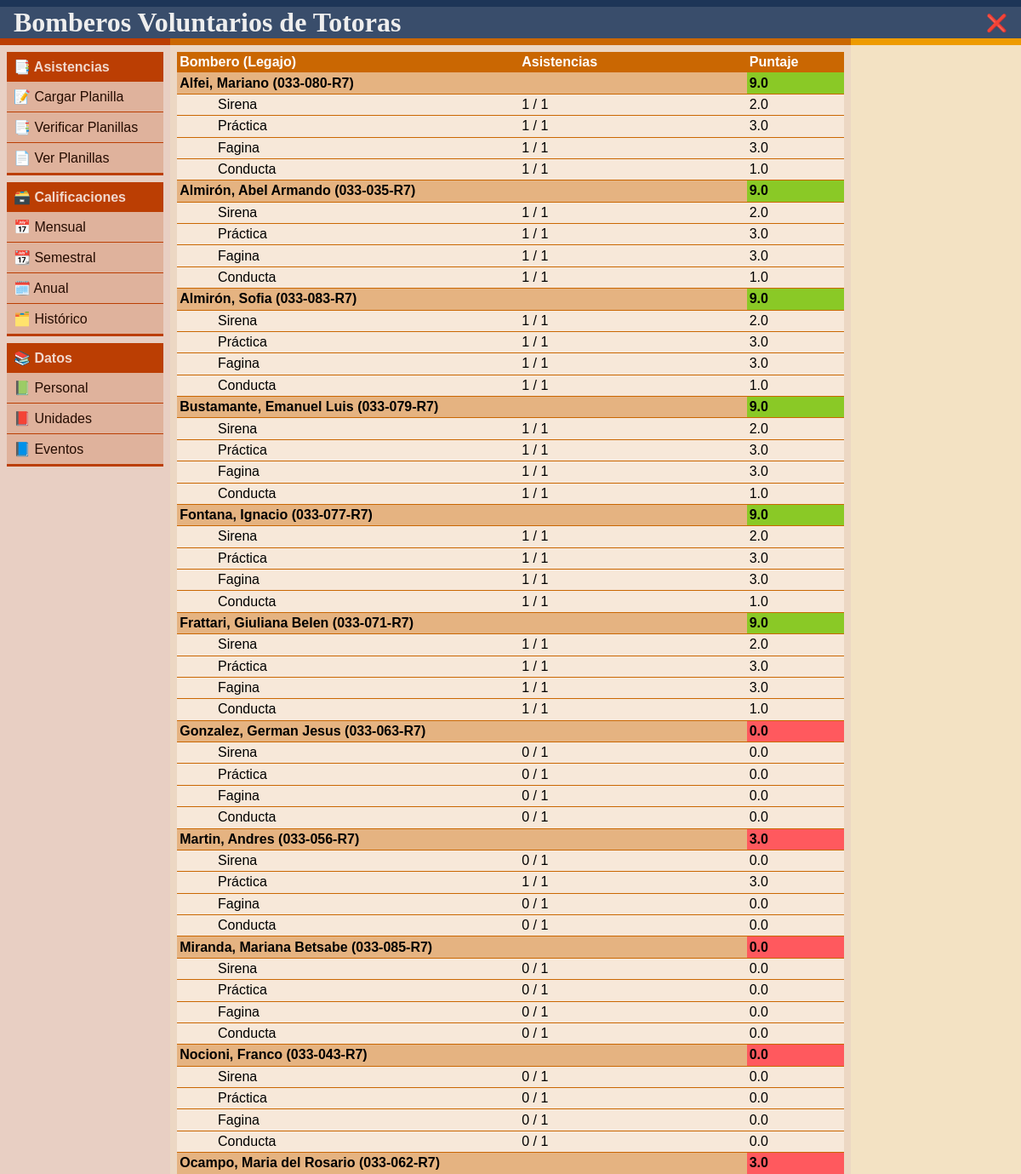
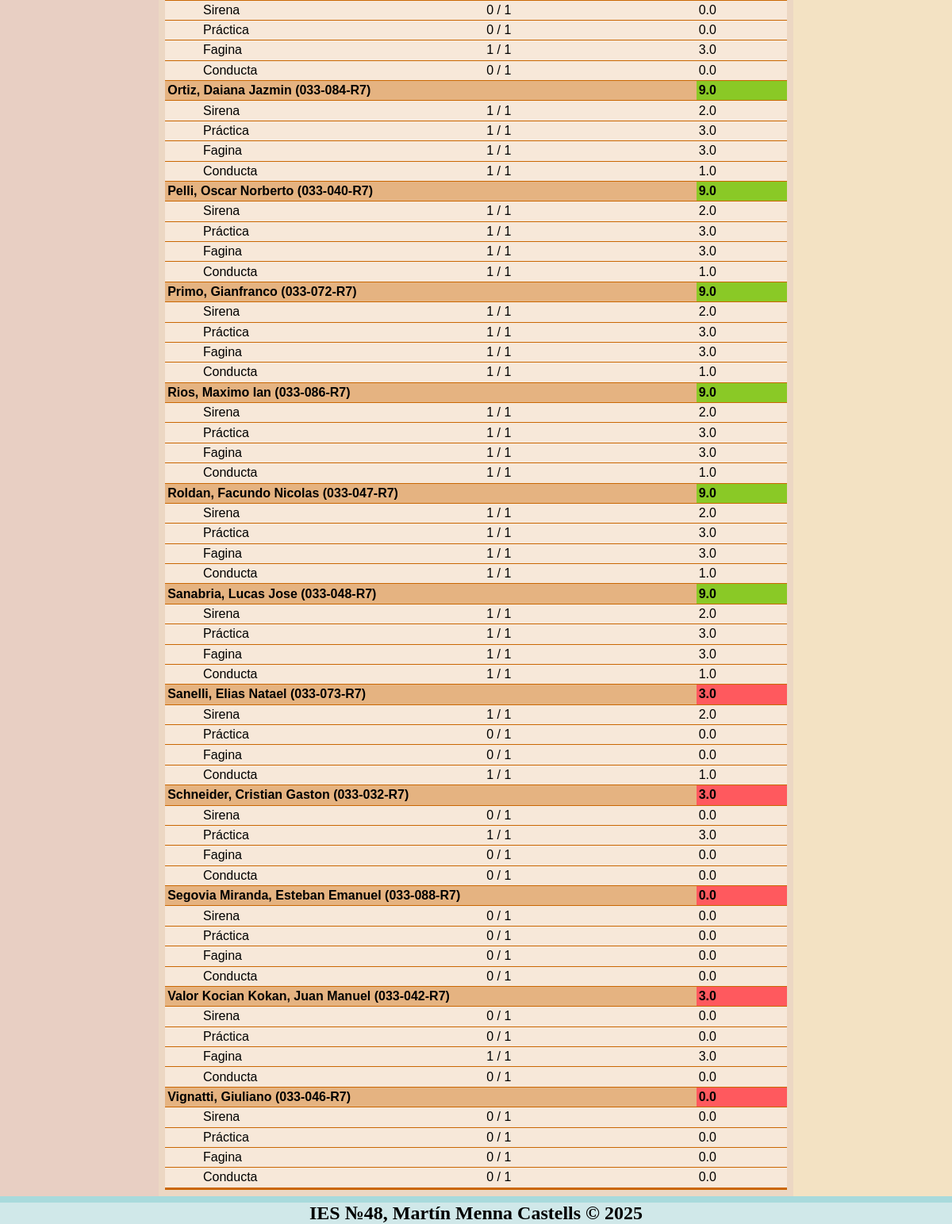
The page /calificaciones/anual (signed in) on the database its author committed (2 pictures, top to bottom).
### tables this page shows
CREATE TABLE personal (
    legajo           TEXT    PRIMARY KEY UNIQUE,
    dni              INTEGER NOT NULL UNIQUE,
    username         TEXT    NOT NULL UNIQUE,
    password         TEXT    NOT NULL,
    apellido_nombre  TEXT    NOT NULL,
    telefono         INTEGER,
    fecha_nacimiento TEXT    NOT NULL,
    provincia        TEXT    NOT NULL,
    lugar            TEXT    NOT NULL,
    permisos         INTEGER NOT NULL DEFAULT 0
);

CREATE TABLE eventos (
    id     INTEGER PRIMARY KEY AUTOINCREMENT,
    nombre TEXT    NOT NULL,
    puntos REAL    NOT NULL
);

### app/blueprints/bp_calificaciones.py (the view)
@bp.route('/anual', methods=['GET'])
def Anual():
    return render_template('calificaciones/anual.html', calificaciones=Calificacion.Get_Anual(), Calificacion=Calificacion, Bombero=Bombero, Evento=Evento)

### app/scripts/db.py (called while the page is built)
def Get_DB():
    if 'db' not in g:
        g.db = sqlite3.connect(
            DATABASE,
            detect_types=sqlite3.PARSE_DECLTYPES
        )
        g.db.row_factory = sqlite3.Row
    return g.db

def Close_DB(exception):
    db = g.pop('db', None)
    if db is not None:
        db.close()

### app/scripts/eventos.py (called while the page is built)
    def Get_Evento_By_ID(id):
        DB = Get_DB()
        evento_data = DB.execute(
            'SELECT * FROM eventos WHERE id = ?',
            (id,)
        ).fetchone()
        if evento_data is None:
            return None
        return Evento(
            id=evento_data['id'],
            nombre=evento_data['nombre'],
            puntos=evento_data['puntos']
        )

### app/scripts/personal.py (called while the page is built)
    def Get_Bombero_By_Legajo(legajo):
        DB = Get_DB()
        bombero_data = DB.execute(
            'SELECT * FROM personal WHERE legajo = ?',
            (legajo,)
        ).fetchone()
        if bombero_data is None:
            return None
        return Bombero(
            legajo=bombero_data['legajo'],
            dni=bombero_data['dni'],
            username=bombero_data['username'],
            password=bombero_data['password'],
            apellido_nombre=bombero_data['apellido_nombre'],
            telefono=bombero_data['telefono'],
            fecha_nacimiento=bombero_data['fecha_nacimiento'],
            provincia=bombero_data['provincia'],
            lugar=bombero_data['lugar'],
            permisos=bombero_data['permisos']
        )

### app/templates/calificaciones/anual.html
{% extends 'base.html' %}
{% block head %}
    <link rel="stylesheet" href="{{ url_for('static', filename='calificaciones.css') }}">
{% endblock %}
{% block center %}
    <table>
        <thead>
            <tr>
                <th>
                    Bombero (Legajo)
                </th>
                <th>
                    Asistencias
                </th>
                <th>
                    Puntaje
                </th>
            </tr>
        </thead>
        <tbody>
            {% for calificacion in calificaciones %}
                <tr class="bomberos">
                    <td colspan="2">
                        {% set bombero = Bombero.Get_Bombero_By_Legajo(calificacion.legajo) %}
                        {{ bombero.apellido_nombre }} ({{bombero.legajo}})
                    </td>
                    {% if calificacion.puntaje < 3.33 %}
                        <td style="background-color: #FF595E;">
                            {{ calificacion.puntaje }}
                        </td>
                    {% elif calificacion.puntaje < 6.66 %}
                        <td style="background-color: #FFCA3A;">
                            {{ calificacion.puntaje }}
                        </td>
                    {% else %}
                        <td style="background-color: #8AC926;">
                            {{ calificacion.puntaje }}
                        </td>
                    {% endif %}
                </tr>
                {% for evento in Calificacion.Get_Desglose_Anual(calificacion.legajo) %}
                    <tr class="eventos">
                        <td>
                            {{ Evento.Get_Evento_By_ID(evento.id_evento).nombre }}
                        </td>
                        <td>
                            {{ evento.asistencias }} / {{ evento.total }}
                        </td>
                        <td>
                            {{ evento.puntaje }}
                        </td>
                    </tr>
                {% endfor %}
            {% endfor %}
        </tbody>
    </table>
{% endblock %}

### app/static/base.css (style rules this page uses)
* { margin: 0; padding: 0; }
:root { --color-bg-body: #EEEEEEAA; --color-fg-top: #1D3557; --color-bg-top: #1D3557DD; --color-text-top: #EEE; --color-fg-middle: #AE2012; --color-bg-middle: #AE201277; --color-fg-bottom: #A8DADC; --color-bg-bottom: #A8DADC77; --color-fg-left: #BB3E03; --color-bg-left: #BB3E03; --color-fg-center: #CA6702; --color-bg-center: #CA6702; --color-fg-right: #EE9B00; --color-bg-right: #EE9B00; }
html { background-image: url(./logo.svg); background-repeat: no-repeat; background-position: center; background-size: 33%; }
body { background-color: var(--color-bg-body); display: grid; grid-template-columns: 1fr; grid-template-rows: auto 1fr auto; grid-template-areas: 'top' 'middle' 'bottom'; min-height: 100dvh; }

### rows shown on the page
personal: apellido_nombre "Alfei, Mariano", legajo "033-080-R7"
eventos: Get_Evento_By_ID "Sirena" "Sirena" "Sirena" "Sirena" "Sirena" "Sirena" "Sirena" "Sirena" "Sirena" "Sirena" "Sirena" "Sirena" "Sirena" "Sirena" "Sirena" "Sirena" "Sirena" "Sirena" "Sirena" "Sirena" "Sirena" "Sirena"
eventos: Get_Evento_By_ID "Práctica" "Práctica" "Práctica" "Práctica" "Práctica" "Práctica" "Práctica" "Práctica" "Práctica" "Práctica" "Práctica" "Práctica" "Práctica" "Práctica" "Práctica" "Práctica" "Práctica" "Práctica" "Práctica" "Práctica" "Práctica" "Práctica"
eventos: Get_Evento_By_ID "Fagina" "Fagina" "Fagina" "Fagina" "Fagina" "Fagina" "Fagina" "Fagina" "Fagina" "Fagina" "Fagina" "Fagina" "Fagina" "Fagina" "Fagina" "Fagina" "Fagina" "Fagina" "Fagina" "Fagina" "Fagina" "Fagina"
eventos: Get_Evento_By_ID "Conducta" "Conducta" "Conducta" "Conducta" "Conducta" "Conducta" "Conducta" "Conducta" "Conducta" "Conducta" "Conducta" "Conducta" "Conducta" "Conducta" "Conducta" "Conducta" "Conducta" "Conducta" "Conducta" "Conducta" "Conducta" "Conducta"
personal: apellido_nombre "Almirón, Abel Armando", legajo "033-035-R7"
personal: apellido_nombre "Almirón, Sofia", legajo "033-083-R7"
personal: apellido_nombre "Bustamante, Emanuel Luis", legajo "033-079-R7"
personal: apellido_nombre "Fontana, Ignacio", legajo "033-077-R7"
personal: apellido_nombre "Frattari, Giuliana Belen", legajo "033-071-R7"
personal: apellido_nombre "Gonzalez, German Jesus", legajo "033-063-R7"
personal: apellido_nombre "Martin, Andres", legajo "033-056-R7"
personal: apellido_nombre "Miranda, Mariana Betsabe", legajo "033-085-R7"
personal: apellido_nombre "Nocioni, Franco", legajo "033-043-R7"
personal: apellido_nombre "Ocampo, Maria del Rosario", legajo "033-062-R7"
personal: apellido_nombre "Ortiz, Daiana Jazmin", legajo "033-084-R7"
personal: apellido_nombre "Pelli, Oscar Norberto", legajo "033-040-R7"
personal: apellido_nombre "Primo, Gianfranco", legajo "033-072-R7"
personal: apellido_nombre "Rios, Maximo Ian", legajo "033-086-R7"
personal: apellido_nombre "Roldan, Facundo Nicolas", legajo "033-047-R7"
personal: apellido_nombre "Sanabria, Lucas Jose", legajo "033-048-R7"
personal: apellido_nombre "Sanelli, Elias Natael", legajo "033-073-R7"
personal: apellido_nombre "Schneider, Cristian Gaston", legajo "033-032-R7"
personal: apellido_nombre "Segovia Miranda, Esteban Emanuel", legajo "033-088-R7"
personal: apellido_nombre "Valor Kocian Kokan, Juan Manuel", legajo "033-042-R7"
personal: apellido_nombre "Vignatti, Giuliano", legajo "033-046-R7"

### other values the page prints
{{ calificacion.puntaje }} "9.0" "9.0" "9.0" "9.0" "9.0" "9.0" "9.0" "9.0" "9.0" "9.0" "9.0" "9.0"
{{ evento.asistencias }} "1" "1" "1" "1" "1" "1" "1" "1" "1" "1" "1" "1" "1" "1" "1" "1" "1" "1" "1" "1" "1" "1" "1" "1" "0" "0" "0" "0" "0" "1" "0" "0" "0" "0" "0" "0" "0" "0" "0" "0" "0" "0" "1" "0" "1" "1" "1" "1" "1" "1" "1" "1" "1" "1" "1" "1" "1" "1" "1" "1" "1" "1" "1" "1" "1" "1" "1" "1" "1" "0" "0" "1" "0" "1" "0" "0" "0" "0" "0" "0" "0" "0" "1" "0" "0" "0" "0" "0"
{{ evento.total }} "1" "1" "1" "1" "1" "1" "1" "1" "1" "1" "1" "1" "1" "1" "1" "1" "1" "1" "1" "1" "1" "1" "1" "1" "1" "1" "1" "1" "1" "1" "1" "1" "1" "1" "1" "1" "1" "1" "1" "1" "1" "1" "1" "1" "1" "1" "1" "1" "1" "1" "1" "1" "1" "1" "1" "1" "1" "1" "1" "1" "1" "1" "1" "1" "1" "1" "1" "1" "1" "1" "1" "1" "1" "1" "1" "1" "1" "1" "1" "1" "1" "1" "1" "1" "1" "1" "1" "1"
{{ evento.puntaje }} "2.0" "3.0" "3.0" "1.0" "2.0" "3.0" "3.0" "1.0" "2.0" "3.0" "3.0" "1.0" "2.0" "3.0" "3.0" "1.0" "2.0" "3.0" "3.0" "1.0" "2.0" "3.0" "3.0" "1.0" "0.0" "0.0" "0.0" "0.0" "0.0" "3.0" "0.0" "0.0" "0.0" "0.0" "0.0" "0.0" "0.0" "0.0" "0.0" "0.0" "0.0" "0.0" "3.0" "0.0" "2.0" "3.0" "3.0" "1.0" "2.0" "3.0" "3.0" "1.0" "2.0" "3.0" "3.0" "1.0" "2.0" "3.0" "3.0" "1.0" "2.0" "3.0" "3.0" "1.0" "2.0" "3.0" "3.0" "1.0" "2.0" "0.0" "0.0" "1.0" "0.0" "3.0" "0.0" "0.0" "0.0" "0.0" "0.0" "0.0" "0.0" "0.0" "3.0" "0.0" "0.0" "0.0" "0.0" "0.0"
{{ calificacion.puntaje }} "0.0" "3.0" "0.0" "0.0" "3.0" "3.0" "3.0" "0.0" "3.0" "0.0"
